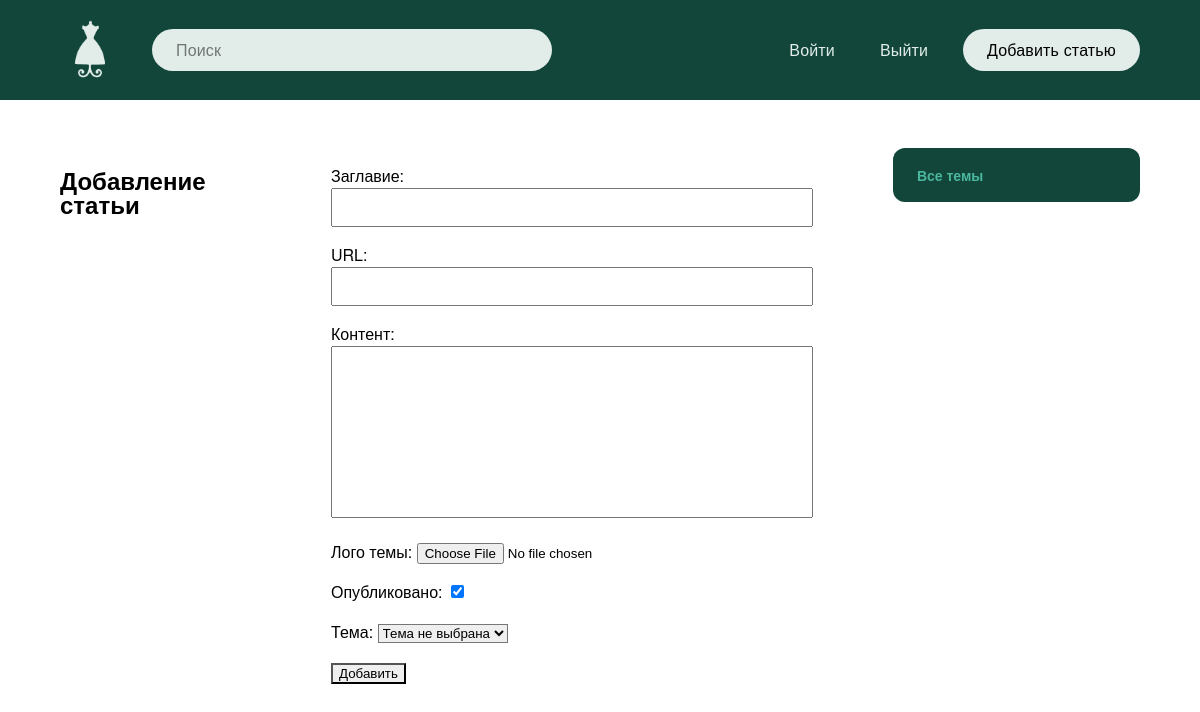
Page /add_page/ (signed in) on the earlier database version.
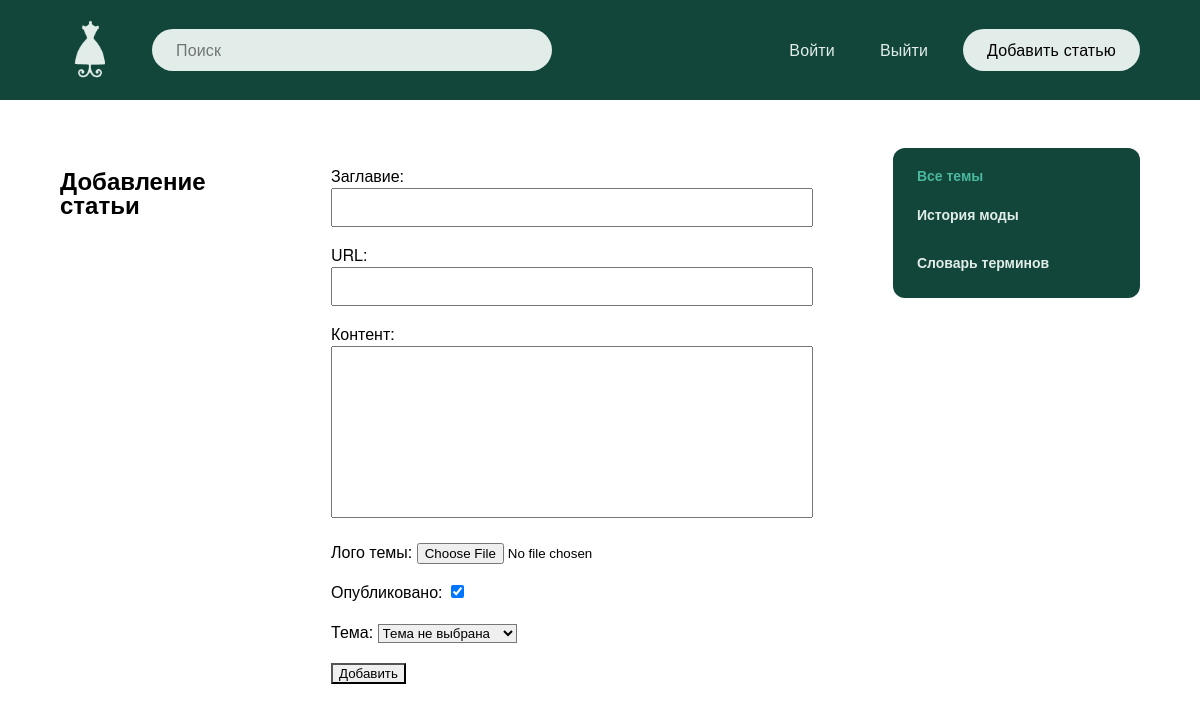
Same page on the later database version.
### blog/models.py (models this page shows)
class Topic(models.Model):
    name = models.CharField(max_length=200, verbose_name='Тема')
    slug = models.SlugField(max_length=200, unique=True, verbose_name='URL')
    def __str__(self):
        return self.name
    def get_absolute_url(self):
        return reverse('top', kwargs={'top_slug': self.slug})
    class Meta:
        verbose_name = 'Тема'
        verbose_name_plural = 'Темы'

### blog/views.py (the view)
# urls.py: path('add_page/', AddPage.as_view(), name='add_page'),
class AddPage(LoginRequiredMixin, DataMixin, CreateView):
    form_class = AddPostForm
    template_name = 'blog/add_page.html'
    success_url = reverse_lazy('index')
    login_url = reverse_lazy('index')
    def get_context_data(self, *, object_list=None, **kwargs):
        context = super().get_context_data(**kwargs)
        t_def = self.get_user_context(title='Добавление статьи')
        return dict(list(context.items()) + list(t_def.items()))

### blog/forms.py (shortened to what this page needs)
class AddPostForm(forms.ModelForm):
    class Meta:
        model = Blog
        fields = ['title', 'slug', 'content', 'photo', 'is_published', 'topic']
        widgets = {
            'title': forms.TextInput(attrs={'class': 'form-input'}),
            'slug': forms.TextInput(attrs={'class': 'form-input'}),
            'content': forms.Textarea(attrs={'cols': 60, 'rows': 10, 'class': 'form-input'}),
        }
    def __init__(self, *args, **kwargs):
        super().__init__(*args, **kwargs)
        self.fields['topic'].empty_label = 'Тема не выбрана'

### blog/utils.py (called while the page is built)
    def get_user_context(self, **kwargs):
        context = kwargs
        topics = Topic.objects.annotate(Count('blog'))
        context['topics'] = topics
        if 'topic_selected' not in context:
            context['topic_selected'] = 0
        return context

### blog/templates/blog/add_page.html (shortened to what this page needs)
{% extends 'blog/base.html' %}
{% block content %}
<h2>{{ title }}</h2>
<form action="{% url 'add_page' %}" method="post" enctype="multipart/form-data">
    {{ form.as_p }}
    <button>Добавить</button>
</form>
{% endblock %}

### blog/templates/blog/base.html (shortened to what this page needs)
<!doctype html>
{% load static %}
{% load blog_tags %}
<html lang="ru">
  <head>
    <link rel="stylesheet" href="{% static 'css/style.css' %}">
  </head>
  <body>
    {% include 'blog/navbar.html' %}
    <main class="main">
	<div class="container">
		<div class="main__wrapper">
        {% block content %}
        {% endblock %}
        <div class="sidebar">
          <div class="categories">
                  <ul class="categories__list">
                    {% if topic_selected == 0 %}
                      <li class="selected__item">Все темы</li>
                    {% else %}
                      <li class="categories__item"><a href="{% url 'index' %}">Все темы</a></li>
                    {% endif %}
                    {% for t in topics %}
                        {% if t.blog__count > 0 %}
                            {% if t.pk == topic_selected %}
                                <li class="selected__item">{{ t.name }}</li>
                            {% else %}
                                <li class="categories__item"><a href="{{ t.get_absolute_url }}">{{ t.name }}</a></li>
                            {% endif %}
                      {% endif %}
                    {% endfor%}
                  </ul>
            </div>
            </div>
        </div>
	</div>
</main>
</body>
</html>

Differences in the rows shown:
added Topic: name "История моды"
added Topic: name "Словарь терминов"
